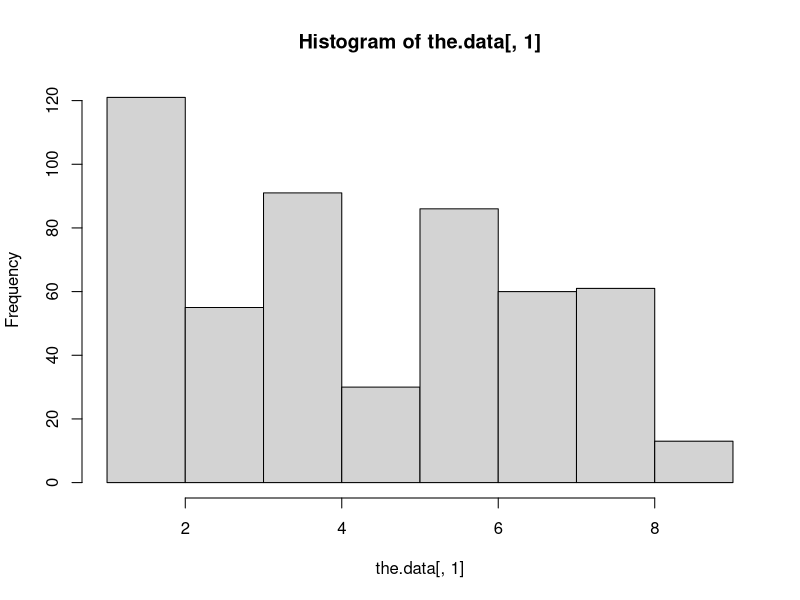
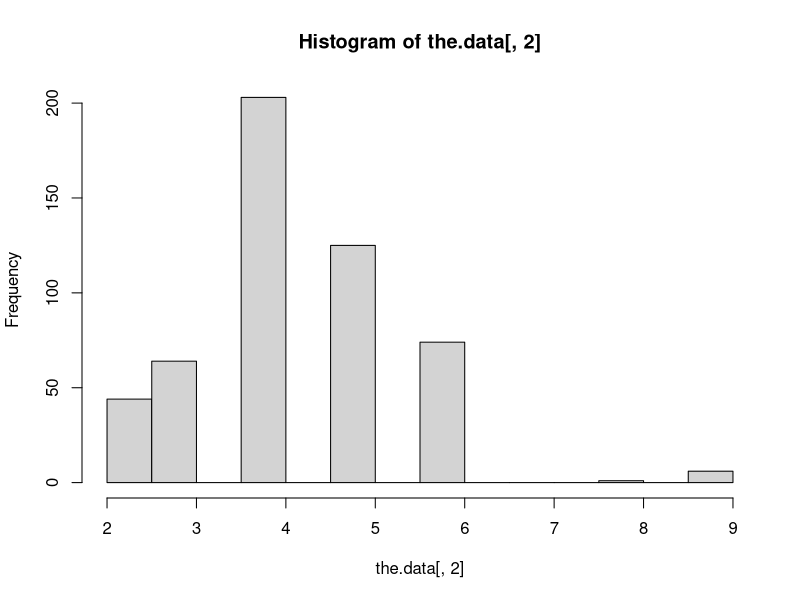
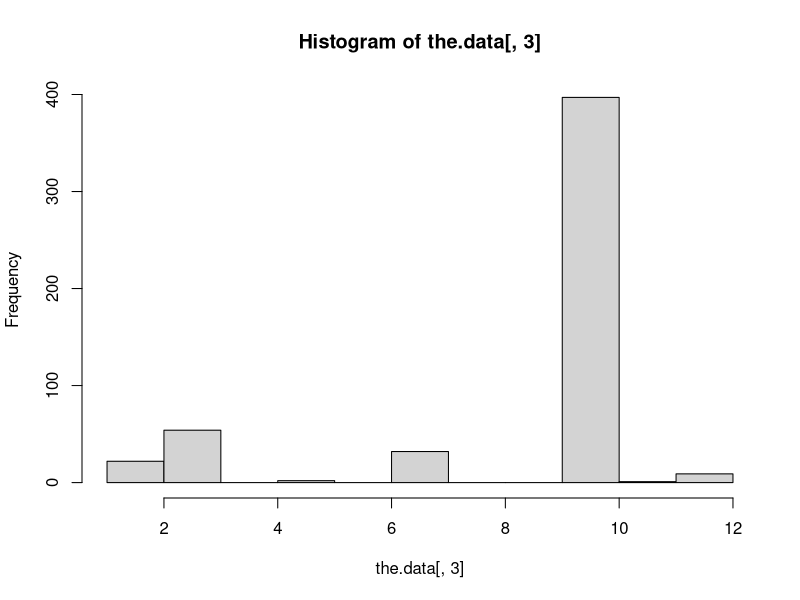
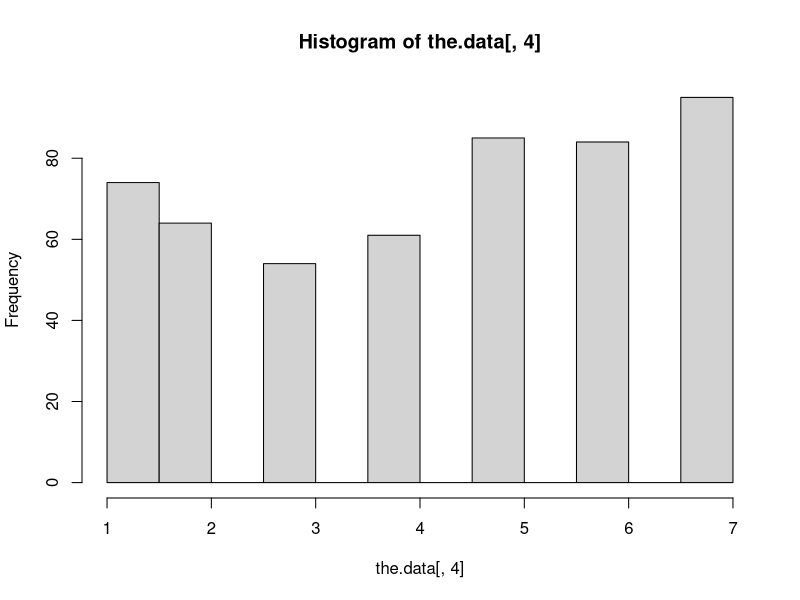
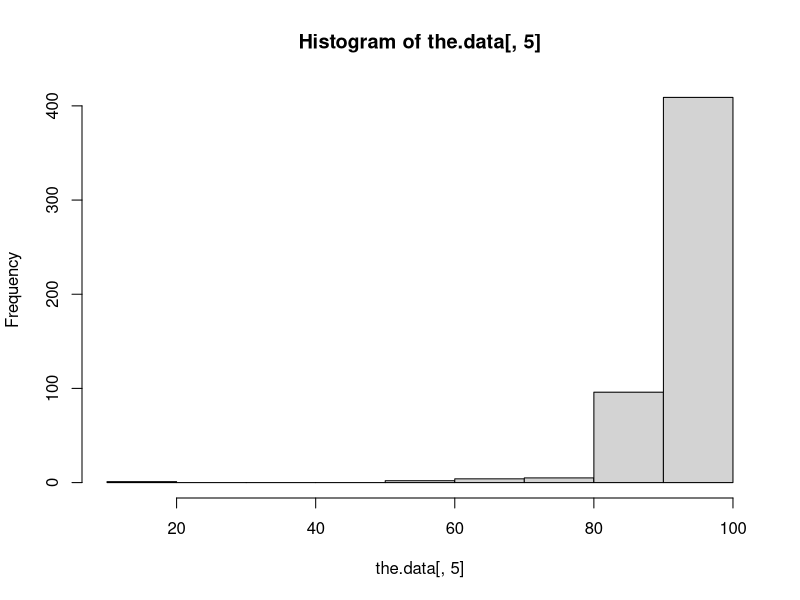
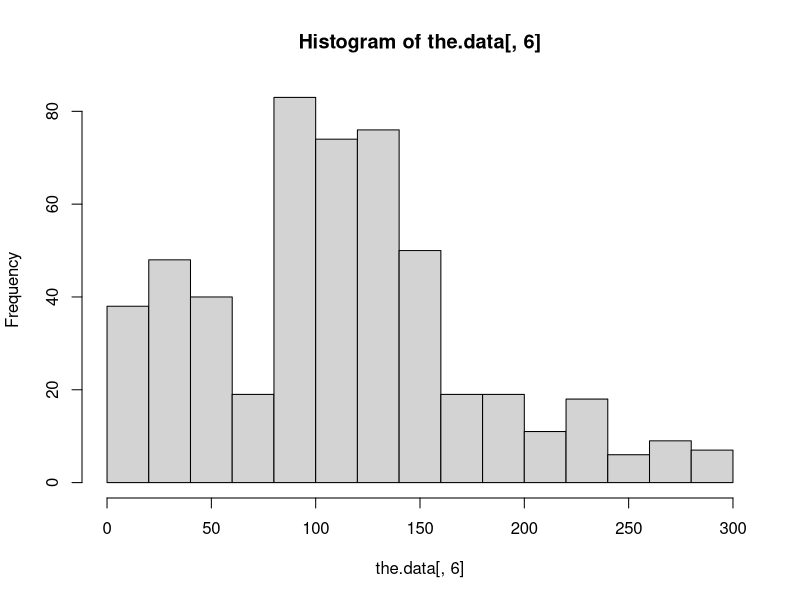

These charts were generated, in order, by the following R code:
the.data = read.table("Forest718.txt")
the.data <- as.matrix(read.table("Forest718.txt"))
hist(the.data[,1])
hist(the.data[,2])
hist(the.data[,3])
hist(the.data[,4])
hist(the.data[,5])
hist(the.data[,6])
